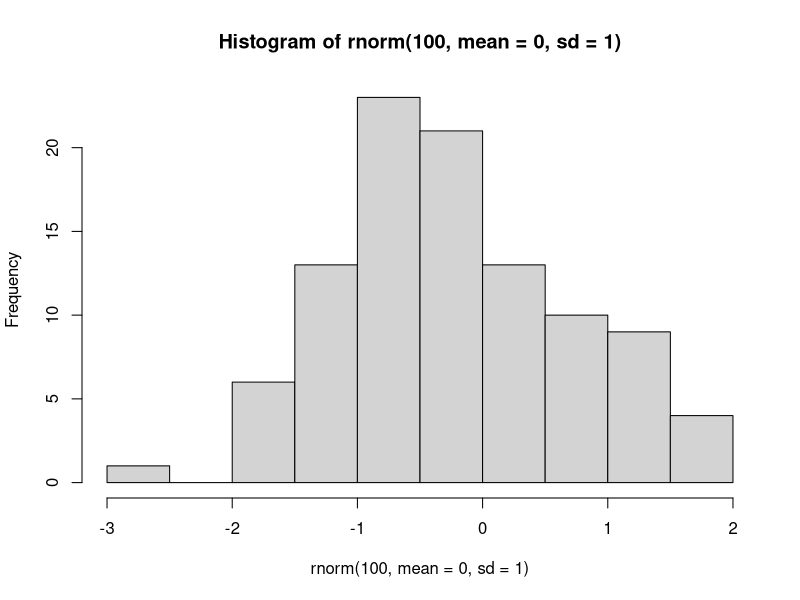

R code for this plot: (Note: this script raises an error after producing the figure.)
## ---- chunk 1
print("Hello") # This command prints an initial greeting :)
## ---- chunk 2
#setwd("C:/Users/dbenito/Documents/") # Set the working directory
#getwd() # Prints the directory we're working at.
## ---- chunk 3
# Vectors
x <- c(8,2,5,6,7)
y <- c(34,23,67,65,23)
z <- c(TRUE, TRUE, FALSE, FALSE, TRUE)

# Factors
a <- factor(c(1,2,3,4,5))
b <- factor(c("a", "b", "c", "d", "e"))

# Array
num.data <- array(c(x, y, z), dim=c(5,3))
num.data # Note that the logical vector is turned into a vector of 0 and 1.
# You can also transpose an array:
num.data.t <- t(num.data)
num.data.t

# Data frame
my.data <- data.frame(num.data, row.names = b)
my.data
# You can also create your data frame in a more organised way:
my.data.org <- data.frame(x, y, z, row.names = b)
my.data.org
## ---- chunk 4
dim(x)
dim(my.data)
dimnames(my.data)
# etc
## ---- chunk 5
x^2
x+y
sum(x)
mean(x)
median(x)
var(x)

if(min(x)>1 && min(y)<10) {
  print("Yes")
} else {
  print("No")
}

if(min(x)>1 || min(y)<10) {
  print("Yes")
} else {
  print("No")
}
## ---- chunk 6
# Generate a vector of consecutive numbers:
g <- c(1:7)
g

# Generate vectors of repeated values:
h <- rep(4, 7)
h

# Select specific elements from a vector
x
x[2]
x[c(2,4)]
x[2:4]

# Select specific elements from a matrix.
num.data
num.data[1, 1]
num.data[1:3, c(1,3)]
# This is useful to make subsets:
num.data.subset <- num.data[,1:2]
num.data.subset

# You can also create strings of letters
my.letters <- letters[1:6]
my.letters
# Also capital letters.
MY.LETTERS <- LETTERS[1:6]
MY.LETTERS

# Access the variables in a data frame.
my.data.org$x
my.data.org$y
## ---- chunk 7
sample(10)
sample(10, 4)
sample(10, replace=TRUE)
sample(x, prob=(x/sum(x)))
## ---- chunk 8
# To visualise it in a histogram
hist(rnorm(100, mean=0, sd=1)) # 100 samples of mean=0 and SD=1 from a normal distribution.
## ---- chunk 9
v <- c(1, 5, 19, 2, 23, NA, 3, 9, NA)
v

is.na(v)
which(is.na(v))

# Create a vector without the NAs
w <- v[!is.na(v)]
w

# Substitute NAs for e.g. 0
v2 <- v
v2[is.na(v2)] <- 0
v2

# Inf (infinite) and NaN (not a number) are different from NA:
5/0
0/0
is.infinite(5/0)
is.nan(0/0)

# NAs can be removed in some functions
mean(v)
mean(v, na.rm=TRUE)
## ---- chunk 10
my.data
order(my.data) # Orders the items in a data frame. By default in increasing order. The output is the position of the elements in the data frame.
order(my.data, decreasing = TRUE)

v2
sort(v2) # Orders the elements in a vector
sort(my.letters, decreasing = T)
my.data
# sort doesn't work for data frames, but works with vectors within a data frame:
sort(my.data$X1)
## ---- chunk 11
# Make sure you're in the working directory where the file is:
#R_workshop <- read.csv("D:/Workshops/201901_R_workshop/R_workshop.csv", sep=";")
## ---- chunk 12
#if (!requireNamespace("BiocManager"))
#    install.packages("BiocManager")   # This command installs BiocManager if it's not installed already.

#BiocManager::install("ggplot2")

#require(ggplot2)
## ---- chunk 13
#save.image("D:/Workshops/201901_R_workshop/R_workshop.RData") # Specify the path where to save the workspace.
## ---- chunk 14
#oad("D:/Workshops/201901_R_workshop/R_workshop.RData")
